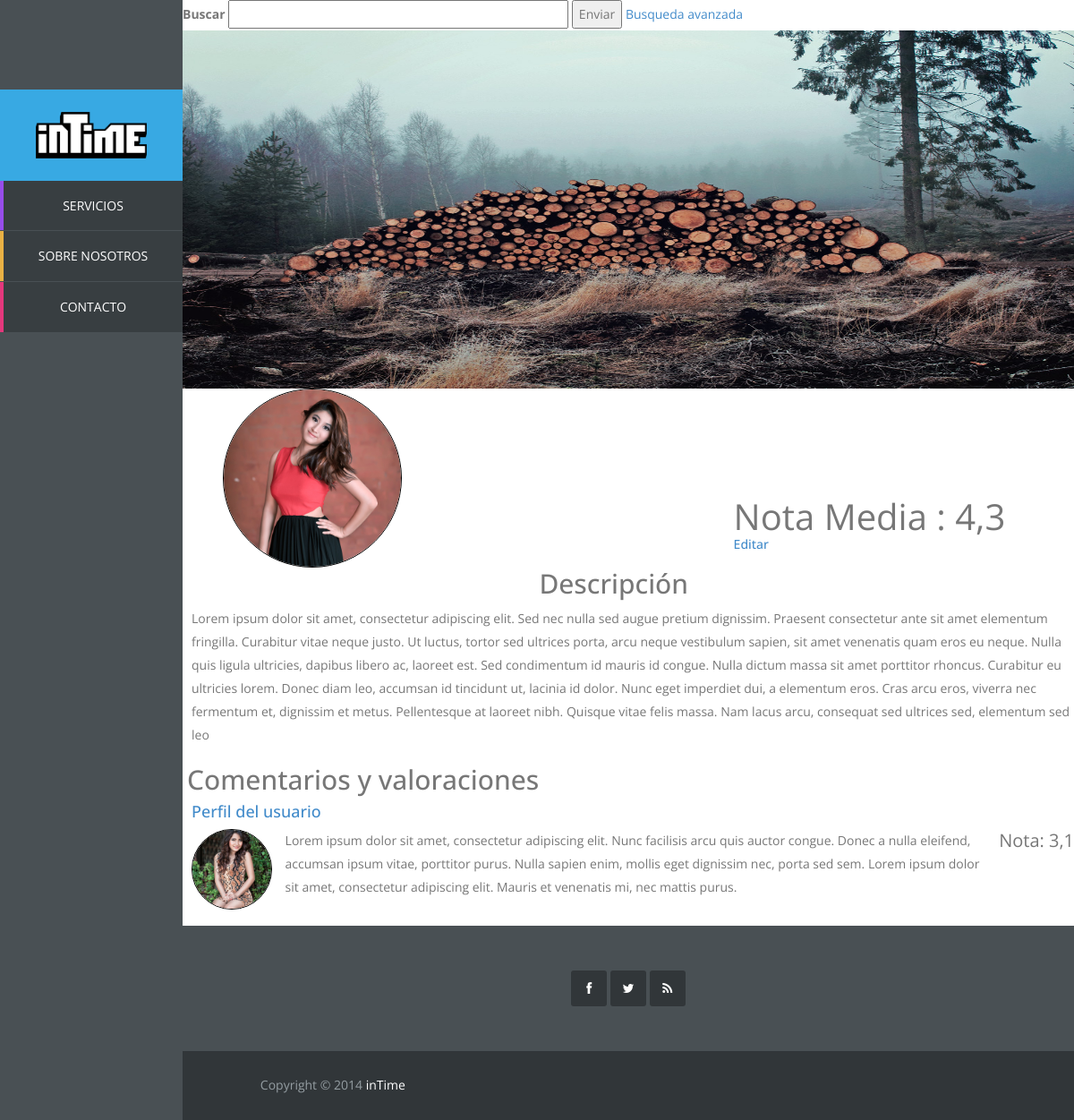
Page /vista/servicio.php?id_servicio=2 on the earlier database version.
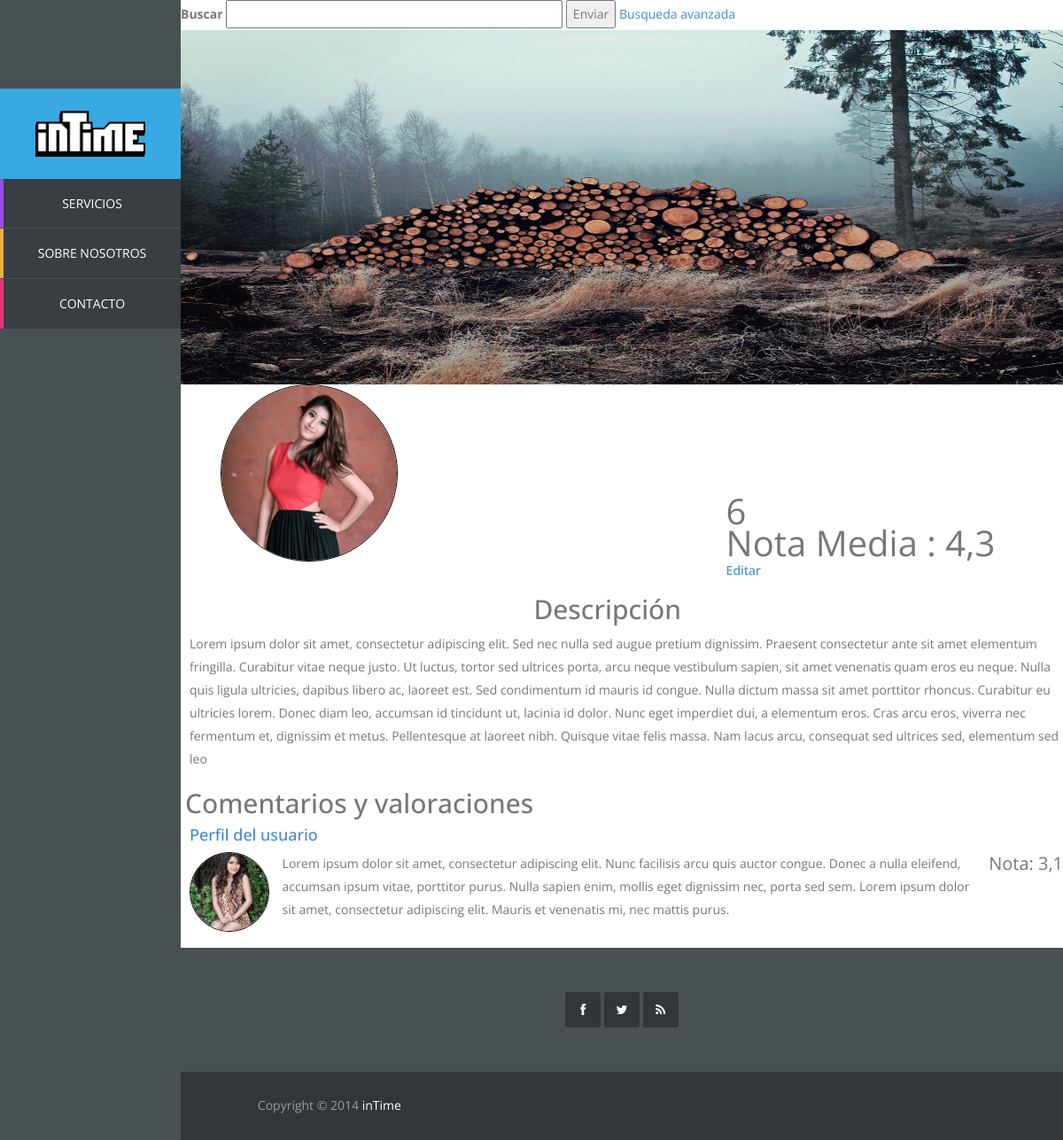
Same page on the later database version.
### tables this page shows
CREATE TABLE IF NOT EXISTS `valoracion_servicio` (
  `id_valoracion` int(11) NOT NULL AUTO_INCREMENT,
  `id_servicio` int(11) NOT NULL,
  `id_usuario` int(11) NOT NULL,
  `nota` int(11) NOT NULL,
  `opinion` varchar(500) NOT NULL,
  PRIMARY KEY (`id_valoracion`),
  KEY `id_servicio` (`id_servicio`,`id_usuario`),
  KEY `id_usuario` (`id_usuario`)
);

### controlador/op_base_datos.php (called while the page is built, shortened)
<?php
class Mysql{
	protected $host="localhost";
	protected $user="root";
    protected $clave="";
	protected function conectar(){
        $this->conexion=mysqli_connect($this->host,$this->user,$this->clave);
    }
}

### controlador/op_base_datos_servicio.php (called while the page is built, shortened)
<?php
require_once '../controlador/op_base_datos.php';
require_once '../modelo/servicio.php';
class MysqlServicio extends Mysql {
	 public function conseguirServicio($id) {
		$pst = $this->conexion->prepare("select * from servicio where id_servicio = ?");
		$pst->bind_param("i", $id);
		$pst->execute();
		$resultado = $pst->bind_result($id_servicio, $id_usuario, $id_categoria, $nombre, $descripcion, $horas, $foto);
		$servicio = new Servicio($id_servicio, $id_usuario, $id_categoria, $nombre, $descripcion, $horas, $foto);
		return $servicio;
	}
}

### controlador/op_base_datos_usuario.php (called while the page is built, shortened)
<?php
require_once '../controlador/op_base_datos.php';
class MysqlUsuario extends Mysql {
	 public function conseguirValoraciones($id) {
		$pst = $this->conexion->prepare("SELECT * FROM valoracion_servicio WHERE id_servicio = ?");
		$pst->bind_param("i", $id);
		$pst->execute();
		$pst->bind_result($id_valoracion, $id_servicio, $id_usuario, $nota, $opinion);
		while($pst->fetch()){
			$resultado[] = array('id_valoracion' => $id_valoracion, 'id_servicio' => $id_servicio, 'id_usuario' => $id_usuario,
				'nota' => $nota, 'opinion' => $opinion);
		}
		return $resultado;
	}
}

### vista/servicio.php (the view, shortened to what this page needs)
<?php
	require_once '../controlador/op_base_datos_servicio.php';
	require_once '../controlador/op_base_datos_usuario.php';
?>
<!DOCTYPE html>
<html lang="es">
	<head>
		<link rel="stylesheet" href="css/bootstrap.min.css">
		<link rel="stylesheet" href="css/font-awesome.min.css">
		<link rel="stylesheet" href="css/templatemo_misc.css">
		<link rel="stylesheet" href="css/templatemo_style.css">
	</head>
	<?php
		if(isset($_GET['id_servicio'])){
			$id_servicio = $_GET['id_servicio'];
			$BDDServicio = new MysqlServicio();
			$BDDUsuario = new MysqlUsuario();
			$servicio = $BDDServicio->conseguirServicio($id_servicio);
			$resultadoValoracion= $BDDUsuario->conseguirValoraciones($id_servicio);
		}
	?>
	<body>
		<?php include "sidebar.php"
		?>
		<div id="main-content">
			<div id="templatemo">
				<div class="busqueda">
					<form method="post" action="busqueda.php" accept-charset="utf-8">
						<label>Buscar</label>
						<input type="text" name="nombrebusq" size="50">
						<button type="submit" name="submit" value="Enviar">
							Enviar
						</button>
						<a href="busqueda.php">Busqueda avanzada</a>
					</form>
				</div>
				<div class="encabezado">
					 <img src="images/slide3.jpg" >
				</div>
				<div class="servicio">
					<div class="autor">
						<img src="images/team1.jpg" >
						<div class="valoraciones">
							<p>
								<?php
									foreach ($resultadoValoracion as $row) {
										echo $row["nota"];
									}
								?>
							</p>
							<p>
								Nota Media : 4,3
							</p>
							<a href="editarservicio.php"><h5>Editar</h5></a>
						</div>
					</div>
					<div class="descripcion">
						<h2>Descripción</h2>
						<p>
							Lorem ipsum dolor sit amet, consectetur adipiscing elit. Sed nec nulla sed augue pretium dignissim.
							Praesent consectetur ante sit amet elementum fringilla. Curabitur vitae neque justo. Ut luctus, tortor sed
							ultrices porta, arcu neque vestibulum sapien, sit amet venenatis quam eros eu neque. Nulla quis ligula ultricies,
							dapibus libero ac, laoreet est. Sed condimentum id mauris id congue. Nulla dictum massa sit amet porttitor
							rhoncus. Curabitur eu ultricies lorem. Donec diam leo, accumsan id tincidunt ut, lacinia id dolor. Nunc eget
							imperdiet dui, a elementum eros. Cras arcu eros, viverra nec fermentum et, dignissim et metus. Pellentesque at
							laoreet nibh. Quisque vitae felis massa. Nam lacus arcu, consequat sed ultrices sed, elementum sed leo
						</p>
					</div>
				</div>
				<div class="comentarios">
					<h2>Comentarios y valoraciones</h2>
					<div class ="comentario-ej">
						<a href="perfil_usuario.php"><h4>Perfil del usuario</h4></a>
						<div class="coment-foto">
							<img src="images/team2.jpg">
						</div>
						<div class="coment-nota">
							<p>
								Nota: 3,1
							</p>
						</div>
						<div class="coment">
							<p>
								Lorem ipsum dolor sit amet, consectetur adipiscing elit. Nunc facilisis arcu quis auctor congue. Donec a nulla eleifend, accumsan ipsum vitae, porttitor purus. Nulla sapien enim, mollis eget dignissim nec, porta sed sem. Lorem ipsum dolor sit amet, consectetur adipiscing elit. Mauris et venenatis mi, nec mattis purus.
							</p>
						</div>
					</div>
				</div>
			</div>
			<?php include 'footer.php'
			?>
		</div>
	</body>
</html>

### vista/sidebar.php (shortened to what this page needs)
<?php
$dir = $_SERVER["REQUEST_URI"];
$array = split("/", $dir);
$n = count($array);
?>
	<div id="main-sidebar">
		<?php
		if($array[$n-1] == "index.php" || $array[$n-1] == ""){
		?>
		<div class="logo">
			<a href="index.php"><img src="vista/images/logo.png"/></a>
		</div>
		<ul class="main-menu">
			<li class="services">
				<a href='vista/categoria1.php'>servicios</a>
			</li>
			<li class="about">
				<a href="vista/sobrenosotros.php">sobre nosotros</a>
			</li>
			<li class="contact">
				<a href="vista/contacto.php">contacto</a>
			</li>
		</ul>
		<?php
		}else {
		?>
		<?php
			if(isset($_SESSION['login_usuario']) && $_SESSION['login_usuario']){
		?>
				<div class="logo">
					<a href="perfil_usuario.php"><img src="images/logo.png"/></a>
				</div>
				<div class="navigation-log-in">
					<ul class="main-menu">
						<div class="circle-text">
							<div class="contador">8</div>
							<p>Horas</p>
						</div>
					<img src="images/team1.jpg" >
					<p><?php echo $_SESSION['usuario']->getNombre() ?></p>
						<li class="requests">
							<a href="solicitudes.php">Solicitudes</a>
						</li>
						<li class="services">
							<a href="categoria1.php">servicios</a>
						</li>
						<li class="profile">
							<a href="perfil.php">Mi Perfil</a>
						</li>
						<li class="new-job">
							<a href="crearservicio.php">Crear Servicio</a>
						</li>
						<li class="log-out">
							<a href="../controlador/logout.php">Salir</a>
						</li>
					</ul>
				</div>
		<?php
			}else {
		?>
				<div class="logo">
					<a href="../index.php"><img src="images/logo.png"/></a>
				</div>
				<ul class="main-menu">
					<li class="services">
						<a href='categoria1.php'>servicios</a>
					</li>
					<li class="about">
						<a href="sobrenosotros.php">sobre nosotros</a>
					</li>
					<li class="contact">
						<a href="contacto.php">contacto</a>
					</li>
				</ul>
		<?php
			}
		?>
		<?php
		}
		?>
	</div>

### vista/footer.php
<div class="site-footer">
	<div class="first-footer">
		<div class="container-fluid">
			<div class="row">
				<div class="col-md-12">
					<div class="social-footer">
						<ul>
							<li>
								<a href="#" class="fa fa-facebook"> </a>
							</li>
							<li>
								<a href="#" class="fa fa-twitter"> </a>
							</li>
							<li>
								<a href="#" class="fa fa-rss"> </a>
							</li>
						</ul>
					</div>
				</div>
			</div>
		</div>
	</div>
	<div class="bottom-footer">
		<div class="container-fluid">
			<div class="row">
				<div class="col-md-6">
					<p class="copyright">
						Copyright © 2014 <a href="#">inTime</a>
					</p>
				</div>
			</div>
		</div>
	</div>
</div>

### vista/css/templatemo_style.css (style rules this page uses)
.main-menu, .responsive-menu ul, .social-member, .progess-bars, .first-footer .social-footer ul { padding: 0%; margin: 0%; list-style: none; }
body { font: 14px/1.85em 'Open Sans', Arial, Helvetice Neue, sans-serif; color: #777777; font-weight: 300px; font-style: normal; -webkit-font-smoothing: antialiased; -webkit-text-size-adjust: 100%; }
a, a:hover, a:focus { text-decoration: none; -webkit-transition: all 150ms ease-in; -moz-transition: all 150ms ease-in; -o-transition: all 150ms ease-in; transition: all 150ms ease-in; }
h1, h2, h3, h4, h5, h6 { font-family: 'Open Sans', Arial, Helvetice Neue, sans-serif; }
*, *:before, *:after { -moz-box-sizing: border-box; -webkit-box-sizing: border-box; box-sizing: border-box; }
#main-content, .full-width-slider { width: 83%; }
#main-sidebar { position: fixed; float: left; width: 17%; height: 100%; background-color: #495054; color: white; margin-right: 0px; overflow: auto; }
.logo { margin-top: 100px; background-color: #38a9e3; padding: 25px 40px; }
.logo a { color: white; }
.logo a img { width: 100%; height: 100%; }
.main-menu { text-align: center; }
.main-menu li { margin-bottom: 1px; }
.main-menu li a { color: white; text-transform: uppercase; display: block; border-left: 4px solid; padding: 15px 30px; background-color: #383e41; -webkit-transition: all 150ms ease-in; -moz-transition: all 150ms ease-in; -o-transition: all 150ms ease-in; transition: all 150ms ease-in; }
li.about a { border-color: #e9b144; }
li.services a { border-color: #974dea; }
li.contact a { border-color: #e3387c; }
.first-footer { background-color: #495054; padding: 50px; text-align: center; border-left: 5px solid #313639; }
.first-footer .social-footer ul li { display: inline; }
.first-footer .social-footer ul li a { width: 40px; height: 40px; -webkit-border-radius: 3px; border-radius: 3px; background-clip: padding-box; background-color: #313639; text-align: center; line-height: 40px; color: white; }
.bottom-footer { background-color: #313639; color: #949da2; padding: 25px 7% 16px 7%; }
.bottom-footer a { color: white; }
#main-content { float: left; width: 83%; height: 100%; margin-left: 17%; overflow: hidden; }
.first-footer { border-left: 0; }
.encabezado { height: 400px; }
.encabezado img { height:400px;width: 100%; }
.autor { padding-left: 45px; }
.autor img { border: 1px solid black; border-radius: 400px;height: 200px;width: 200px; }
.descripcion h2 { padding-left:40%; }
.descripcion p { padding-left:10px; }
.valoraciones { margin-top:-90px;padding-left:60%;font-size:40px; }
.comentarios h2 { padding-left:5px; }
.comentarios img { border: 1px solid black; border-radius: 80px;height:90px;width:90px; }
.comentario-ej { margin-bottom:30px; }
.coment-foto { float:left;padding-left:10px;height:80px; }
.coment { padding-left:15px;width:80%;margin:auto; }
.coment-nota { float:right;font-size:20px; }
.lista h3,h4 { padding-left:10px; }

Differences in the rows shown:
added valoracion_servicio: nota "6"
